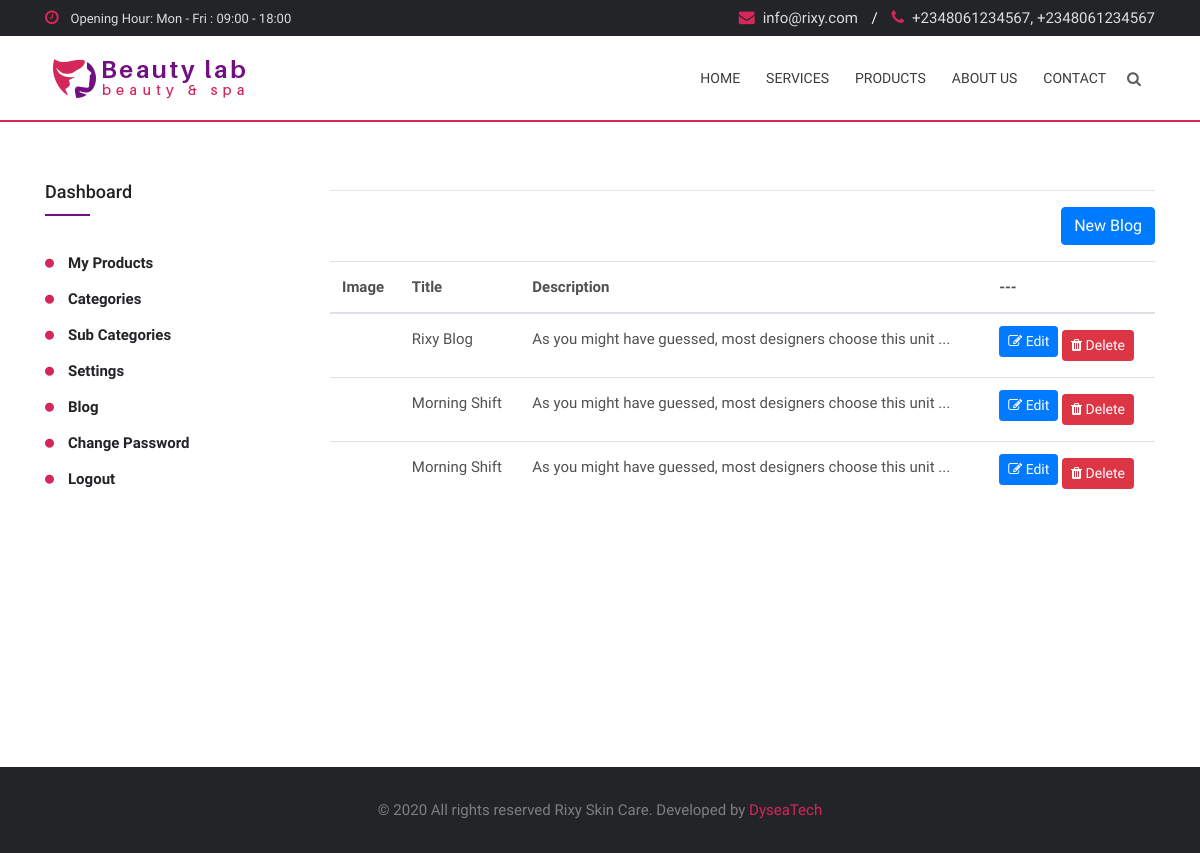
Screenshot of /blog.php with the database file from the repository.
### tables this page shows
CREATE TABLE `dsettings` (
  `id` int(11) NOT NULL,
  `dphone` varchar(50) DEFAULT NULL,
  `demail` varchar(40) DEFAULT NULL,
  `daddress` text DEFAULT NULL,
  `dweb` varchar(40) NOT NULL,
  `ddate` datetime NOT NULL DEFAULT current_timestamp()
);

CREATE TABLE `blog` (
  `id` int(11) NOT NULL,
  `bid` varchar(25) DEFAULT NULL,
  `title` varchar(200) NOT NULL,
  `content` text NOT NULL,
  `img` varchar(255) NOT NULL,
  `time_created` datetime NOT NULL DEFAULT current_timestamp()
);

### blog.php (the view, shortened to what this page needs)
<?php include 'head.php'; ?>
<body>
    <?php include 'header.php'; ?>
    <section class="blog-section blog-details mt-5">
        <div class="container">
            <div class="row">
                <div class="col-lg-3 bg-infos">
                    <aside class="blog-sidebar clearfix">
                    <?php include 'link.php'; ?>
                    </aside>
                </div>
                <div class="col-lg-9">
<hr>
                <div class="right mb-3" style="text-align: right;">
                    <a href="#allproduct" title="Add New Blog" class="btn btn-primary" data-toggle="modal" data-target="#exampleModal">New Blog</a>
                </div>
                <div class="table-responsive">
                    <table class="table table-stripeds table-hover">
                        <thead>
                            <tr>
                            <th scope="col">Image</th>
                            <th scope="col">Title</th>
                            <th scope="col">Description</th>
                            <th scope="col">---</th>
                            </tr>
                        </thead>
                        <tbody>
                        <?php
                            $sql=$conn->query("SELECT * FROM blog ORDER BY id DESC");
                            if($sql->num_rows>0){
                                while($cat=$sql->fetch_assoc()){?>
                            <tr>
                                <td>
                                </td>
                                <td><?php echo $cat['title']; ?></td>
                                <td><?php echo limit_text($cat['content'],10); ?></td>
                                <td>
                                    <button class="btn btn-sm btn-primary mb-2" data-toggle="modal" data-target="#exampleModal<?php echo $cat['id']; ?>"> <i class="fa fa-edit"></i> Edit</button>
                                    <button id="blogRemove" cid="<?php echo $cat['bid']; ?>" class="btn btn-sm btn-danger"> <i class="fa fa-trash"></i> Delete</button>
                                </td>
                            </tr>
                                <?php }} ?>
                        </tbody>
                    </table>
                </div>
                </div>
            </div>
        </div>
    </section>
<br><br>
<br><br>
<br><br>
    <?php include 'footer.php'; ?>
</html>

### header.php (shortened to what this page needs)
<div class="header-top">
    <div class="container">
        <div class="row">
            <div class="col-md-6">
                <div class="opening-time text-left"><i class="fa fa-clock-o color-d5"></i> <span>Opening Hour: Mon - Fri : 09:00 - 18:00</span> </div>
            </div>
            <div class="col-md-6">
                <div class="contact-mail text-right"> <a href="#"><i class="fa fa-envelope color-d5"></i><?php echo $rixy['demail']; ?></a> <span>/</span> <a href="#"><i class="fa fa-phone color-d5"></i><?php $explode =  explode(',', $rixy['dphone']); echo $explode[0].','.$explode[1] ?> </a> </div>
            </div>
        </div>
    </div>
</div>
<header class="beauty-header" id="beauty-header" style="border-bottom: 2px solid #d5275a;">
    <div class="container">
        <div class="row">
            <div class="col-12">
                <div id="menuzord" class="menuzord">
                    <a href="home" class="menuzord-brand custom-logo"><img id="logo" src="images/logo.png" alt="logo"></a>
                    <ul class="menuzord-menu menuzord-right">
                        <li class="<?php echo findBaseName('home'); ?>"><a href="home" title="Home">Home</a></li>
                        <li class="<?php echo findBaseName('services'); ?>"><a href="services" title="Services">Services</a></li>
                        <li class="<?php echo findBaseName('products'); ?>"><a href="products" title="Products">Products</a></li>
                        <li class="<?php echo findBaseName('about'); ?>"><a href="about" title="About us">About Us</a></li>
                        <li class="<?php echo findBaseName('contact'); ?>"><a href="contact" title="Contact">Contact</a></li>
                    </ul>
                    <button type="button" id="search-button" data-toggle="modal" data-target="#search-modal"><i class="fa fa-search"></i></button>
                </div>
            </div>
        </div>
    </div>
</header>

### css/menuzord.css (style rules this page uses)
.menuzord, .menuzord * { box-sizing:border-box; -moz-box-sizing:border-box; -webkit-box-sizing:border-box; }
.menuzord { width: 100%; padding: 0 30px; float: left; position: relative; background: #fff; }
.menuzord a { -o-transition: color .3s linear, background .3s linear; -moz-transition: color .3s linear, background .3s linear; -webkit-transition: color .3s linear, background .3s linear; transition: color .3s linear, background .3s linear; }
.menuzord-brand { margin: 18px 30px 0 0; float: left; color: #666; text-decoration: none; font-size: 24px; font-weight: 600; line-height: 1.3; cursor: pointer; }
.menuzord-menu { margin: 0; padding: 0; float: left; list-style: none; }
.menuzord-menu.menuzord-right { float: right; }
.menuzord-menu > li { display: inline-block; float: left; }
.menuzord-menu > li > a { padding: 26px 16px; display: inline-block; text-decoration: none; font-size: 14px; font-weight: 600; color: #888; outline: 0; line-height: 1.42857143; -webkit-tap-highlight-color: rgba(0,0,0,0); -webkit-tap-highlight-color: transparent; }

### css/global-style.css (style rules this page uses)
* { margin: 0px; padding: 0px; }
body, p { padding: 0px; font-size: 15px; line-height: 26px; margin: 0px auto; color: #515151; font-family: 'Arimo', sans-serif; -webkit-font-smoothing: antialiased; -moz-osx-font-smoothing: grayscale; }
body, html { height: 100%; }
h1, h2, h3, h4, h5, h6, p, figur, a { margin: 0px; font-weight: normal; }
a { text-decoration: none; color: #333; }
ul { list-style: none; margin: 0; padding: 0; }
.comment-form-section form input, .getin-section .get-in form input, .getin-section .get-in form textarea, .comment-form-section form textarea, .getin-section .get-in form button.send-msg, .comment-form-section form button, .blog-sidebar .search-widget button, .product-review-tab .review .review-form button, .product-details-wrapper .add-cart-area li.qty i, .experts-section .expert-hover .bio i, .beauty-header, .beauty-header .menuzord-menu > li a, .beauty-header .custom-logo, #search-button, .scroll-top, .video-content i, .home3-hero .mouse, .footer-widget .newsletter-widget button, .single-blog .img-area img, .product-carousel-wrapper .owl-prev, .product-carousel-wrapper .owl-next, .beautyLab-gallery .filtering-menu li, .service-section .img-over-content, .service-section .img-over-content a, .service-section .img-over-content i, .service-section .single-service .divider, .service-section .single-service p, .service-section .single-service img, .booking-section .booking-wrapper form button, .booking-section .booking-wrapper .single-input .nice-select:focus, .booking-section .booking-wrapper .single-input input:focus, .booking-section .booking-wrapper .single-input textarea:focus, .welcome-carousel-wrapper .slick-prev:before, .welcome-carousel-wrapper .slick-next:before, .welcome-section .single-feature i, .welcome-section .feature-content h6, #search-button i, .home1-slider .Modern-Slider .PrevArrow, .home1-slider .Modern-Slider .NextArrow, .transition-3s, a { -webkit-transition: all 0.3s linear; -moz-transition: all 0.3s linear; -ms-transition: all 0.3s linear; -o-transition: all 0.3s linear; transition: all 0.3s linear; }

### rows the page displays
dsettings: demail "info@rixy.com", dphone "+2348061234567"
blog: title "Rixy Blog", content "As you might have guessed, most designers choose this unit ..."
blog: title "Morning Shift", content "As you might have guessed, most designers choose this unit ..."
blog: title "Morning Shift", content "As you might have guessed, most designers choose this unit ..."
